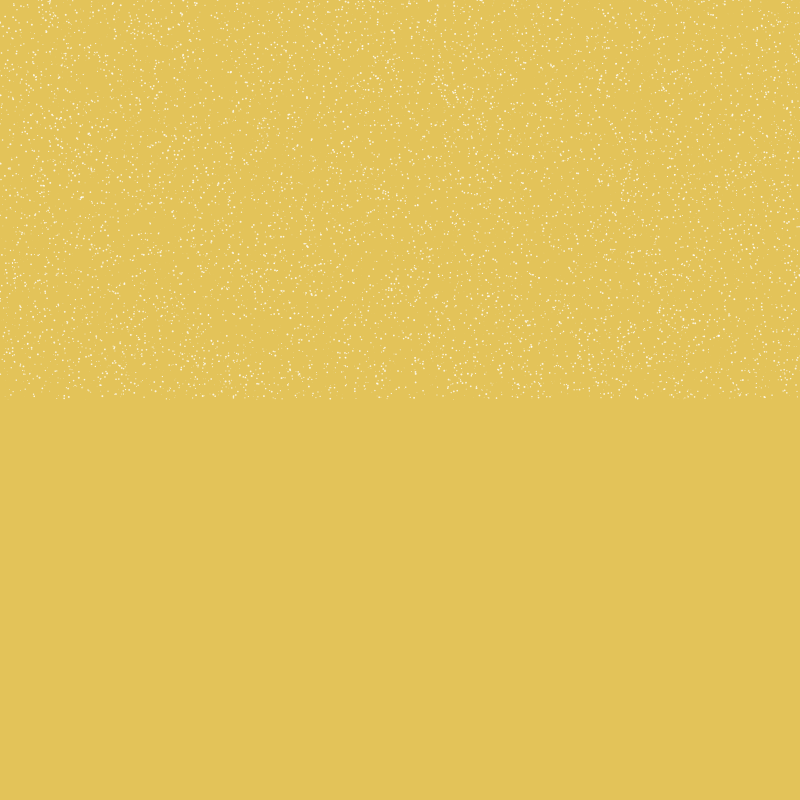
Frame 1 (no input)
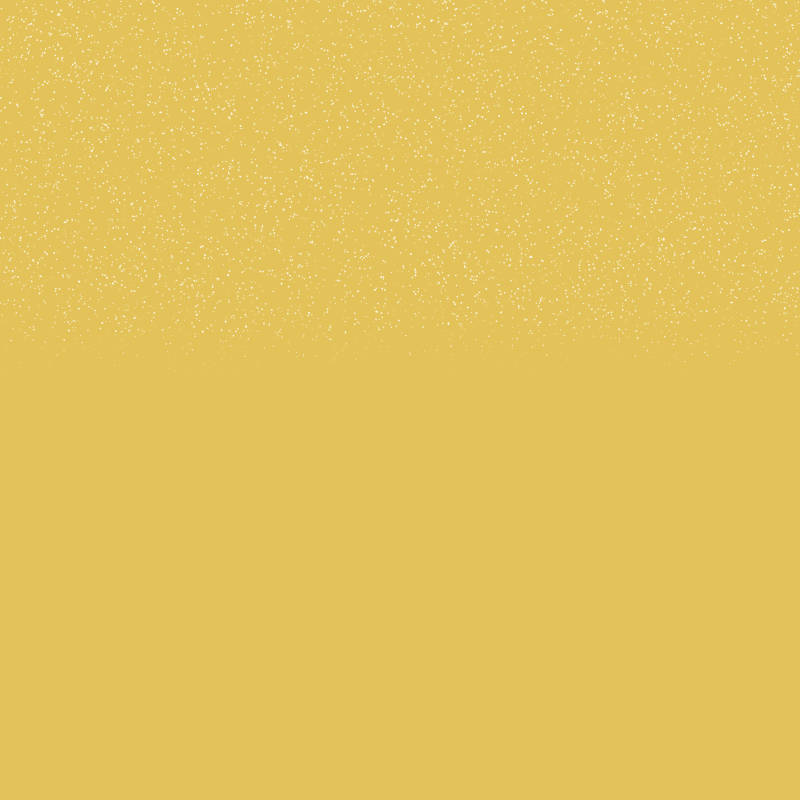
Frame 60 (the mouse pressed at the canvas centre just before this capture)
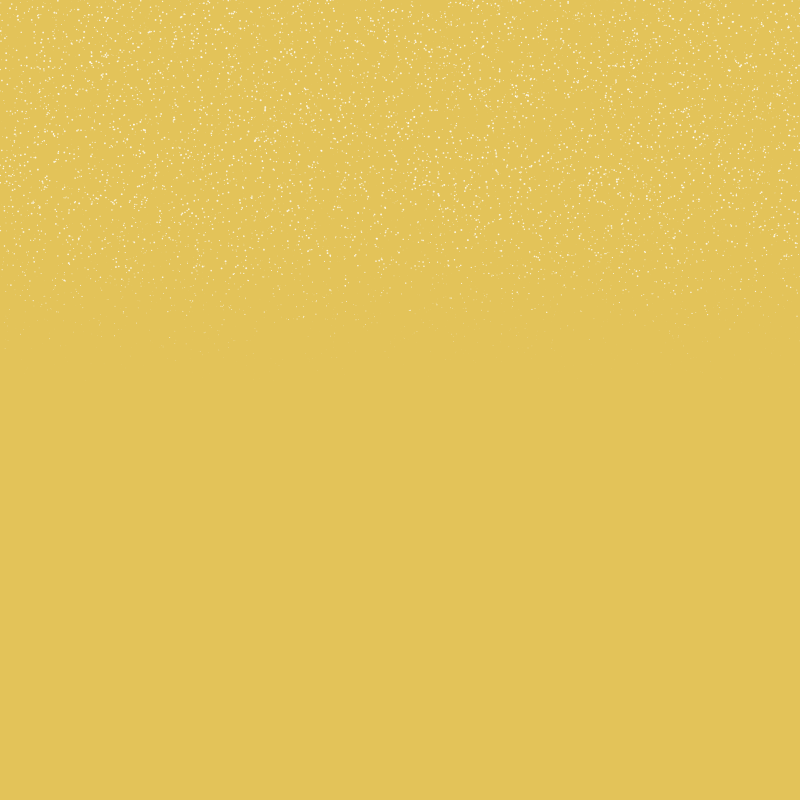
Frame 120 (the mouse held since frame 60 and released just before this capture)

The Processing sketch that drew these frames (run headless with seeded random() and noise(); from frame 60 on, the mouse is pressed at the canvas centre):

// Processing sketch: sketch_161024fHW
// ── sketch_161024fHW.pde
//float ball0YPosition = 0;
//float ball1YPosition = 0;

int numParticles = 12000;

float[] ballXPositions;
float[] ballYPositions;

float[] ballSizes;
float[] ballSpeeds;


void setup() {
  size(800, 800);
  
  ballXPositions = new float[numParticles];
  ballYPositions = new float[numParticles];
  ballSizes = new float[numParticles];
  ballSpeeds = new float[numParticles];
  
  
  // initialize parameters
  for (int i = 0; i < numParticles; i++) {
    ballXPositions[i] = random(width);
    ballYPositions[i] = random(height / 2);
    ballSizes[i] = random(2.0);
    ballSpeeds[i] = random(0.1f, 0.2f) * ballSizes[i] * 5;
  }
  
  noStroke();
  fill(255, 200);
}

void draw() {
  // logic
  for (int i = 0; i < numParticles; i++) {
    ballYPositions[i] -= ballSpeeds[i];
    //ballXPositions[i] -= ballSpeeds[i]; // blow them to the left
    if (ballYPositions[i] > height) {
      ballYPositions[i] = 0;
    }
  }
  
  background(#E3C359);
  for (int i = 0; i < numParticles; i++) {
   ellipse(ballXPositions[i], ballYPositions[i], ballSizes[i], ballSizes[i]);
  }

}


// way 2
//void draw() {
//  // logic
//  ballYPositions[0] += 3.0;
//  ballYPositions[1] += 2.0;
  
//  if (ballYPositions[0] > height) {
//  ballYPositions[0] = 0;
//  }
  
//  if (ballYPositions[1] > height) {
//  ballYPositions[1] = 0;
//  }
  
//  background(0);
//  //ellipse(ballXPositions[0], ballYPositions[0], 40, 40);
//  //ellipse(ballXPositions[1], ballYPositions[1], 40, 40);

//}
